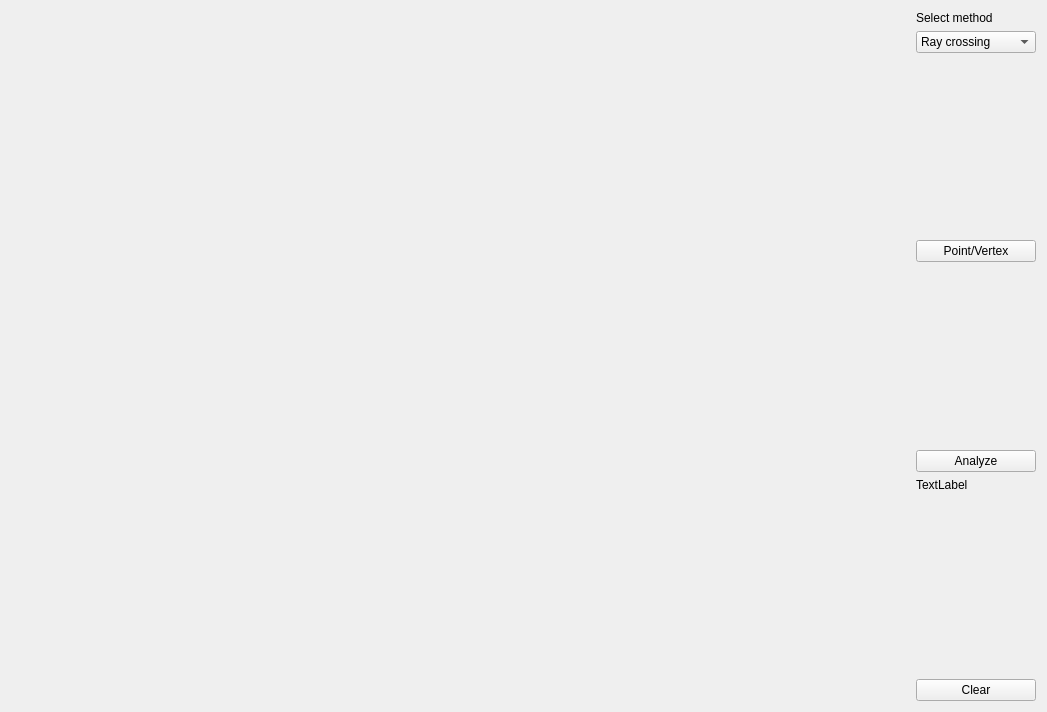
<?xml version="1.0" encoding="UTF-8"?>
<ui version="4.0">
 <class>Widget</class>
 <widget class="QWidget" name="Widget">
  <property name="geometry">
   <rect>
    <x>0</x>
    <y>0</y>
    <width>1047</width>
    <height>712</height>
   </rect>
  </property>
  <property name="windowTitle">
   <string>Point in Polygon</string>
  </property>
  <layout class="QHBoxLayout" name="horizontalLayout">
   <item>
    <widget class="Draw" name="Canvas" native="true">
     <property name="sizePolicy">
      <sizepolicy hsizetype="Preferred" vsizetype="Preferred">
       <horstretch>1</horstretch>
       <verstretch>1</verstretch>
      </sizepolicy>
     </property>
    </widget>
   </item>
   <item>
    <layout class="QVBoxLayout" name="verticalLayout">
     <item>
      <widget class="QLabel" name="label_2">
       <property name="text">
        <string>Select method</string>
       </property>
      </widget>
     </item>
     <item>
      <widget class="QComboBox" name="comboBox">
       <item>
        <property name="text">
         <string>Ray crossing</string>
        </property>
       </item>
       <item>
        <property name="text">
         <string>Winding number</string>
        </property>
       </item>
      </widget>
     </item>
     <item>
      <spacer name="verticalSpacer_3">
       <property name="orientation">
        <enum>Qt::Vertical</enum>
       </property>
       <property name="sizeHint" stdset="0">
        <size>
         <width>20</width>
         <height>40</height>
        </size>
       </property>
      </spacer>
     </item>
     <item>
      <widget class="QPushButton" name="pushButton">
       <property name="text">
        <string>Point/Vertex</string>
       </property>
      </widget>
     </item>
     <item>
      <spacer name="verticalSpacer_2">
       <property name="orientation">
        <enum>Qt::Vertical</enum>
       </property>
       <property name="sizeHint" stdset="0">
        <size>
         <width>20</width>
         <height>100</height>
        </size>
       </property>
      </spacer>
     </item>
     <item>
      <widget class="QPushButton" name="pushButtonAnalyze">
       <property name="text">
        <string>Analyze</string>
       </property>
      </widget>
     </item>
     <item>
      <widget class="QLabel" name="label">
       <property name="text">
        <string>TextLabel</string>
       </property>
      </widget>
     </item>
     <item>
      <spacer name="verticalSpacer">
       <property name="orientation">
        <enum>Qt::Vertical</enum>
       </property>
       <property name="sizeHint" stdset="0">
        <size>
         <width>20</width>
         <height>40</height>
        </size>
       </property>
      </spacer>
     </item>
     <item>
      <widget class="QPushButton" name="pushButtonClear">
       <property name="text">
        <string>Clear</string>
       </property>
      </widget>
     </item>
    </layout>
   </item>
  </layout>
 </widget>
 <customwidgets>
  <customwidget>
   <class>Draw</class>
   <extends>QWidget</extends>
   <header>draw.h</header>
   <container>1</container>
  </customwidget>
 </customwidgets>
 <resources/>
 <connections/>
</ui>
